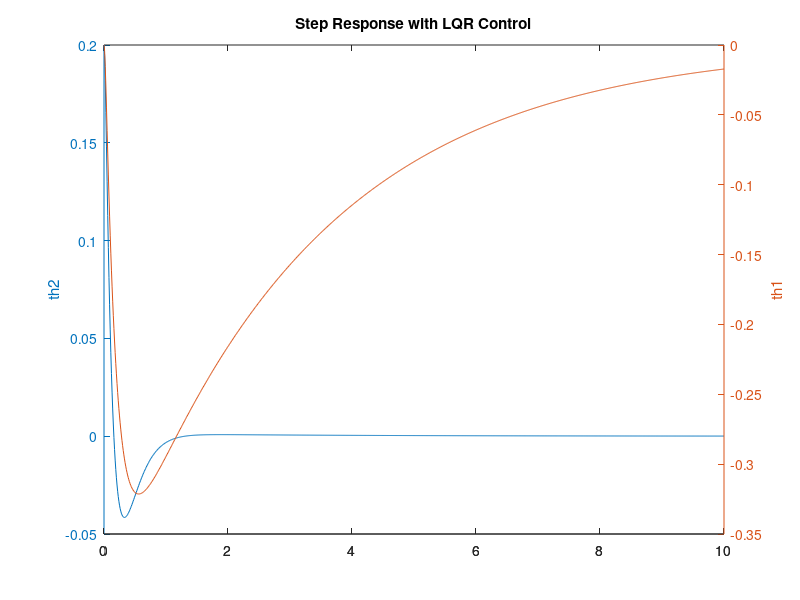

MATLAB code to generate this figure:
% Linearized control algorithm for the furuta pendulum
clear all; close all; clc
% params
g = 9.81;
L1 = 0.3735; l1 = 0.0778848015195; m1 = 1.15301; J1zz = 0.0652201997613;
L2 = 0.433; l2 = 0.192564656882; m2 = 0.20168; J2xx = 1.476e-05; 
J2yy = 0.00392556477687; J2zz = 0.00392556477687;

b1 = 0.005; b2 = 0.002; % friction
% Dc-motor equations
mtr = struct();
mtr.K = 0.0214; mtr.R = 0.74+0.33; mtr.L = 0.129e-3; 
mtr.n = 328509/2197; mtr.eta = 0.75;
% Stuff
w_vel = 50; % Pole of speed controller
% Simplified inertias
J1 = J1zz + m1*l1*l1;
J2 = mean([J2yy,J2zz]) + m2*l2*l2;
J0 = J1 + m2*L1*L1;

input = 'speed';

% State space model linearized around unstable position with torque input
p = (J0*J2 - m2*m2*L1*L1*l2*l2);
A_31 = 0;
A_32 = g*m2*m2*l2*l2*L1/p;
A_33 = -b1*J2/p;
A_34 = -b2*m2*l2*L1/p;
A_41 = 0;
A_42 = g*m2*l2*J0/p;
A_43 = -b1*m2*l2*L1/p;
A_44 = -b2*J0/p;
B_31 = J2/p;
B_41 = m2*L1*l2/p;
B_32 = m2*L1*l2/p;
B_42 = J0/p;

% Staties [th1,th2,th1_dot,th2_dot]
if strcmpi(input,'torque')
    A = [0 0 1 0; 0 0 0 1; A_31 A_32 A_33 A_34; A_41 A_42 A_43 A_44];
    B = [0;0;B_31;B_41];
    inputs = {'tau1'};
elseif strcmpi(input,'dc-motor')
    A_33 = A_33 - B_31*mtr.K*mtr.K*mtr.n*mtr.n*mtr.eta/mtr.R;
    A_43 = A_43 - B_41*mtr.K*mtr.K*mtr.n*mtr.n*mtr.eta/mtr.R;
    A = [0 0 1 0; 0 0 0 1; A_31 A_32 A_33 A_34; A_41 A_42 A_43 A_44];
    B = [0;0; mtr.K*mtr.n*mtr.eta*B_31/mtr.R; mtr.K*mtr.n*mtr.eta*B_41/mtr.R];
    inputs = {'u'};
elseif strcmpi(input,'speed')
    A_41 = A_41 - A_31*B_41/B_31;
    A_42 = A_42 - A_32*B_41/B_31;
    A_43 = A_43 - A_33*B_41/B_31 - w_vel*B_41/B_31;
    A_44 = A_44 - A_34*B_41/B_31;
    B_41 = w_vel*B_41/B_31;
    A_31 = 0; A_32 = 0; A_33 = -w_vel;  A_34 = 0; B_31 = w_vel;
    A = [0 0 1 0; 0 0 0 1; A_31 A_32 A_33 A_34; A_41 A_42 A_43 A_44];
    B = [0;0;B_31;B_41];
    inputs = {'w_ref'};
end
clear A_* B_* p
C = [0 1 0 0; 1 0 0 0]; % th2, th1 output
D = [0;0];
states = {'th1' 'th2' 'th1_dot' 'th2_dot'};

outputs = {'th2'; 'th1'};
sys_ss = ss(A,B,C,D,'statename',states,'inputname',inputs,'outputname',outputs);

%% Control
Q = C'*C;
if strcmpi(input,'torque')
    R = 1;
    Q(1,1) = 10;  % th2 weight
    Q(2,2) = 4;   % th1 weight
elseif strcmpi(input,'dc-motor')
    R = 1;        %   
    Q(1,1) = 1;   % th2 weight
    Q(2,2) = 1;   % th1 weight
elseif strcmpi(input,'speed')
    R = 10;        %   
    Q(1,1) = 1;   % th2 weight
    Q(2,2) = 1;   % th1 weight
end
    
[L,~,Ec] = lqr(A,B,Q,R); 
Ac = A - B*L; Bc = B; Cc = [C; -L]; Dc = [D; 1];
inputs = {'r'}; outputs{3} = 'u';
sys_ss_ctrl = ss(Ac,Bc,Cc,Dc,'statename',states,'inputname',inputs,'outputname',outputs);
% Ref scaling
Nr = 1; tfs = tf(sys_ss_ctrl); [i_max,~] = size(tfs);
for i = 1:i_max
    if strcmp(tfs.outputname{i},'th1')
        Nr = tfs.den{i}(end)/tfs.num{i}(end);
        sys_ss_ctrl.D(3) = Nr;
        break;
    end
end
clear i i_max tfs

% Simulation
t = 0:0.01:10; u = 0.0*Nr*ones(size(t)); th2_init = 0.2;
y_sim = lsim(sys_ss_ctrl,u,t,[0,th2_init,0,0]);

[AX,H1,H2] = plotyy(t,y_sim(:,1),t,y_sim(:,2),'plot');
set(get(AX(1),'Ylabel'),'String','th2')
set(get(AX(2),'Ylabel'),'String','th1')
title('Step Response with LQR Control')

% Some printouts
if strcmpi(input,'torque')
    fprintf('tau_max = %f\n',max(abs(y_sim(:,3)))); % ~3.5 Nm max
elseif strcmpi(input,'dc-motor')
    fprintf('u_max = %f\n',max(abs(y_sim(:,3)))); % ~24 Nm max
elseif strcmpi(input,'speed')
    fprintf('w_ref_max = %f\n',max(abs(y_sim(:,3)))); % ~7 Nm max
end
fprintf('Recommended Fs: %0.1f - %0.1f Hz\n',...
    (10*max(abs([Ec;pole(sys_ss)])))/2/pi,(30*max(abs([Ec;pole(sys_ss)])))/2/pi );
disp(' ');
sc_out{1} = '// state feedback parameters: states = [';
sm_out{1} = '// state feedback parameters: states = ['; 
i_max = length(states);
for i = 1:i_max
    if i < i_max
        sc_out{1} = strcat(sc_out{1},sprintf('%s, ',states{i}));
        sm_out{1} = strcat(sm_out{1},sprintf('%s, ',states{i}));
    else
        sc_out{1} = strcat(sc_out{1},sprintf('%s]\n',states{i}));
        sm_out{1} = strcat(sm_out{1},sprintf('%s]\n',states{i}));
    end
end
sc_out{2} = 'const float L[] = {';
sm_out{2} = '';
for i = 1:i_max
    if i == 1
        sc_out{2} = strcat(sc_out{2},sprintf('%0.4f, ',L(i)));
        sm_out{2} = strcat(sm_out{2},sprintf('def L_%d = %0.4f; ',i,L(i)));
    elseif i < i_max
        sc_out{2} = strcat(sc_out{2},sprintf(' %0.4f, ',L(i)));
        sm_out{2} = strcat(sm_out{2},sprintf(' def L_%d = %0.4f; ',i,L(i)));
    else
        sc_out{2} = strcat(sc_out{2},sprintf(' %0.4f};',L(i)));
        sm_out{2} = strcat(sm_out{2},sprintf(' def L_%d = %0.4f; ',i,L(i)));
    end
end
sc_out{3} = sprintf('const float Nr = %0.4f;\n',Nr);
sm_out{3} = sprintf('def Nr = %0.4f;\n',Nr);
fprintf('C-code declaration of control variables\n');
for i = 1:length(sc_out), disp(sc_out{i}); end
fprintf('\nModelyze declaration of control variables\n');
for i = 1:length(sm_out), disp(sm_out{i}); end

clear sc_out i_max i
